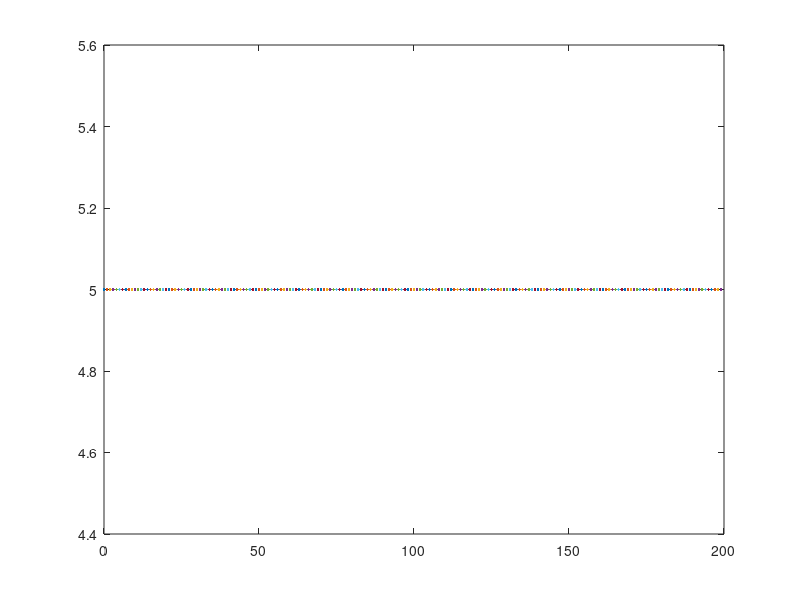

MATLAB code to generate this figure: (Note: this script raises an error after producing the figure.)
n = 0:199;
x = input('Please input X in terms of n: ');
plot(n,x);
hold on;
for idx = 1:200
    if idx == 1
        y(idx) = -1.5.*x(idx) + 2.*x(idx+1) - 0.5.*x(idx+2);    %subfunction at n = 0
    elseif idx >= 2 && idx <= 199
        y(idx) = 0.5.*x(idx+1) - 0.5.*x(idx-1);     %subfunction for n from 1 to 198
    elseif idx == 200    
        y(idx) = 1.5.*x(idx) - 2.*x(idx-1) + 0.5.*x(idx-2); %subfunction at n = 199
    end
end
plot(n,y), legend('X(n)','Y(n)');
